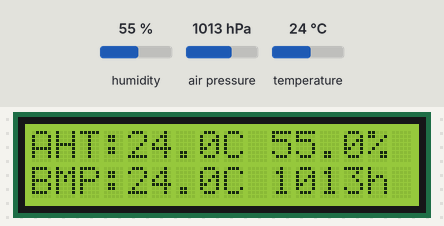
A program run on a simulated ESP32 board running MicroPython. Parts: 16×2 character LCD. The inputs (shaded band) are chosen by the test bench; at power-on: humidity 55 %, air pressure 1013 hPa, temperature 24 °C. What the program prints to the serial console is not drawn.

Above: at 1.3 s.
1.4 s: humidity set to 22 %
At 3.5 s:
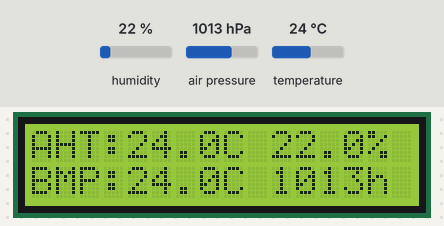
3.8 s: air pressure set to 952 hPa
At 5.6 s:
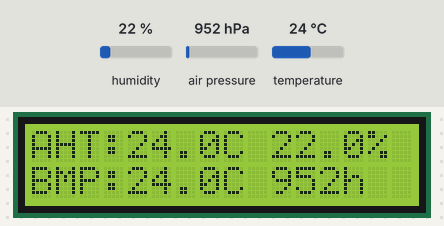
5.9 s: temperature set to 12 °C
At 7.4 s:
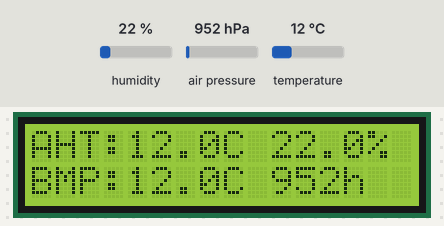
8.0 s: humidity set to 40 %
At 9.3 s:
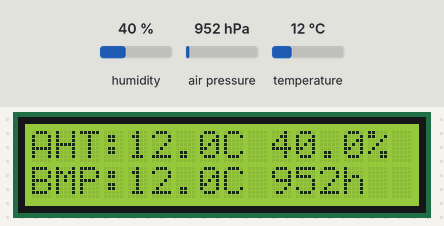
10.1 s: air pressure set to 975 hPa
At 11.1 s:
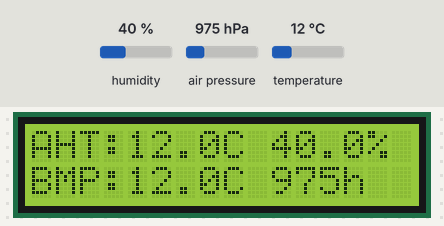
Timing chart, 0 to 13.1 s (numbered marks = the images above; inputs shaded):
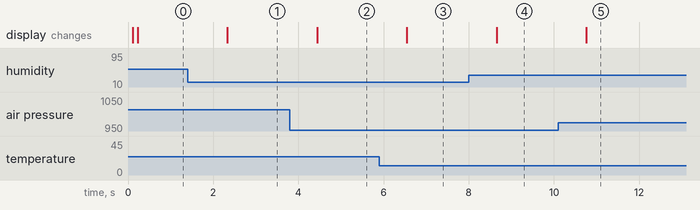

The program:

Lesson31.py
```python
from machine import Pin, I2C
import time

_i2c0 = I2C(0, sda=Pin(13), scl=Pin(14), freq=400000)
_i2c1 = I2C(1, sda=Pin(33), scl=Pin(34), freq=400000)
_AHT20_ADDR = 0x38
_BMP280_ADDR = 0x77
_bmp280_cal = None

class _LCD:
    def __init__(self, i2c, addr=0x27):
        self.i2c = i2c; self.addr = addr; self._bl = 0x08; self._setup()
    def _wb(self, b): self.i2c.writeto(self.addr, bytes([b | self._bl]))
    def _pulse(self, b):
        self._wb(b | 4); time.sleep_us(1); self._wb(b & ~4); time.sleep_us(50)
    def _s4(self, n): self._wb(n); self._pulse(n)
    def _cmd(self, d, m=0):
        rs = m & 1; self._s4((d & 0xF0) | rs); self._s4(((d << 4) & 0xF0) | rs)
    def _setup(self):
        time.sleep_ms(50); self._s4(0x30); time.sleep_ms(5); self._s4(0x30)
        time.sleep_us(150); self._s4(0x30); self._s4(0x20)
        self._cmd(0x28); self._cmd(0x0C); self._cmd(0x06); self._cmd(0x01); time.sleep_ms(2)
    def write_line(self, row, text):
        self._cmd(0x80 | (0x40 if row else 0))
        for ch in '{:<16}'.format(str(text)[:16]): self._cmd(ord(ch), 1)

_lcd = _LCD(_i2c1, 0x27)

def _u16(b, i):
    return b[i] | (b[i + 1] << 8)
def _s16(b, i):
    v = _u16(b, i)
    return v - 65536 if v > 32767 else v
def _aht20_init():
    _i2c0.writeto(_AHT20_ADDR, bytes([0xBE, 0x08, 0x00]))
    time.sleep_ms(20)
def _aht20_read():
    _i2c0.writeto(_AHT20_ADDR, bytes([0xAC, 0x33, 0x00]))
    time.sleep_ms(80)
    d = _i2c0.readfrom(_AHT20_ADDR, 6)
    rh = (d[1] << 12) | (d[2] << 4) | (d[3] >> 4)
    rt = ((d[3] & 0x0F) << 16) | (d[4] << 8) | d[5]
    return round(rt / 1048576.0 * 200.0 - 50.0, 1), round(rh / 1048576.0 * 100.0, 1)
def _bmp280_init():
    _i2c0.writeto_mem(_BMP280_ADDR, 0xF4, bytes([0xB7]))
    time.sleep_ms(10)
def _bmp280_read_cal():
    c = _i2c0.readfrom_mem(_BMP280_ADDR, 0x88, 24)
    return (_u16(c,0),_s16(c,2),_s16(c,4),_u16(c,6),_s16(c,8),_s16(c,10),_s16(c,12),_s16(c,14),_s16(c,16),_u16(c,18),_s16(c,20),_s16(c,22))
def _bmp280_read(cal):
    r = _i2c0.readfrom_mem(_BMP280_ADDR, 0xF7, 6)
    adc_p = (r[0] << 12) | (r[1] << 4) | (r[2] >> 4)
    adc_t = (r[3] << 12) | (r[4] << 4) | (r[5] >> 4)
    v1 = (adc_t / 16384.0 - cal[0] / 1024.0) * cal[1]
    v2 = ((adc_t / 131072.0 - cal[0] / 8192.0) ** 2) * cal[2]
    tf = v1 + v2
    temp = round(tf / 5120.0, 1)
    v1 = tf / 2.0 - 64000.0
    v2 = v1 * v1 * cal[8] / 32768.0 + v1 * cal[7] * 2.0
    v2 = v2 / 4.0 + cal[6] * 65536.0
    v1 = (cal[5] * v1 * v1 / 524288.0 + cal[4] * v1) / 524288.0
    v1 = (1.0 + v1 / 32768.0) * cal[3]
    if v1 == 0:
        return temp, 0.0
    p = 1048576.0 - adc_p
    p = (p - v2 / 4096.0) * 6250.0 / v1
    v1 = cal[11] * p * p / 2147483648.0
    v2 = p * cal[10] / 32768.0
    pres = round((p + (v1 + v2 + cal[9]) / 16.0) / 100.0, 1)
    return temp, pres
def setup():
    global _bmp280_cal
    _aht20_init()
    _bmp280_init()
    _bmp280_cal = _bmp280_read_cal()
    _lcd.write_line(0, 'AHT20+BMP280')
    _lcd.write_line(1, 'ready...')
    print('AHT20+BMP280+LCD1602 ready')
    print('I2C0: SDA=GP13 SCL=GP14   I2C1: SDA=GP33 SCL=GP34')
def loop():
    temp_a, hum = _aht20_read()
    temp_b, pres = _bmp280_read(_bmp280_cal)
    line0 = 'AHT:' + str(temp_a) + 'C ' + str(hum) + '%'
    line1 = 'BMP:' + str(temp_b) + 'C ' + str(int(pres)) + 'h'
    _lcd.write_line(0, line0)
    _lcd.write_line(1, line1)
    print(line0 + '   ' + line1)
    time.sleep_ms(2000)
if __name__ == '__main__':
    try:
        setup()
        while True:
            loop()
    except (Exception, KeyboardInterrupt) as e:
        print(e)
```

Measured:
- after the input at 1.4 s, the display: changes after 0.93 s (image 1)
- after the input at 3.8 s, the display: changes after 0.64 s (image 2)
- after the input at 5.9 s, the display: changes after 0.65 s (image 3)
- after the input at 8.0 s, the display: changes after 0.66 s (image 4)
- after the input at 10.1 s, the display: changes after 0.66 s (image 5)
